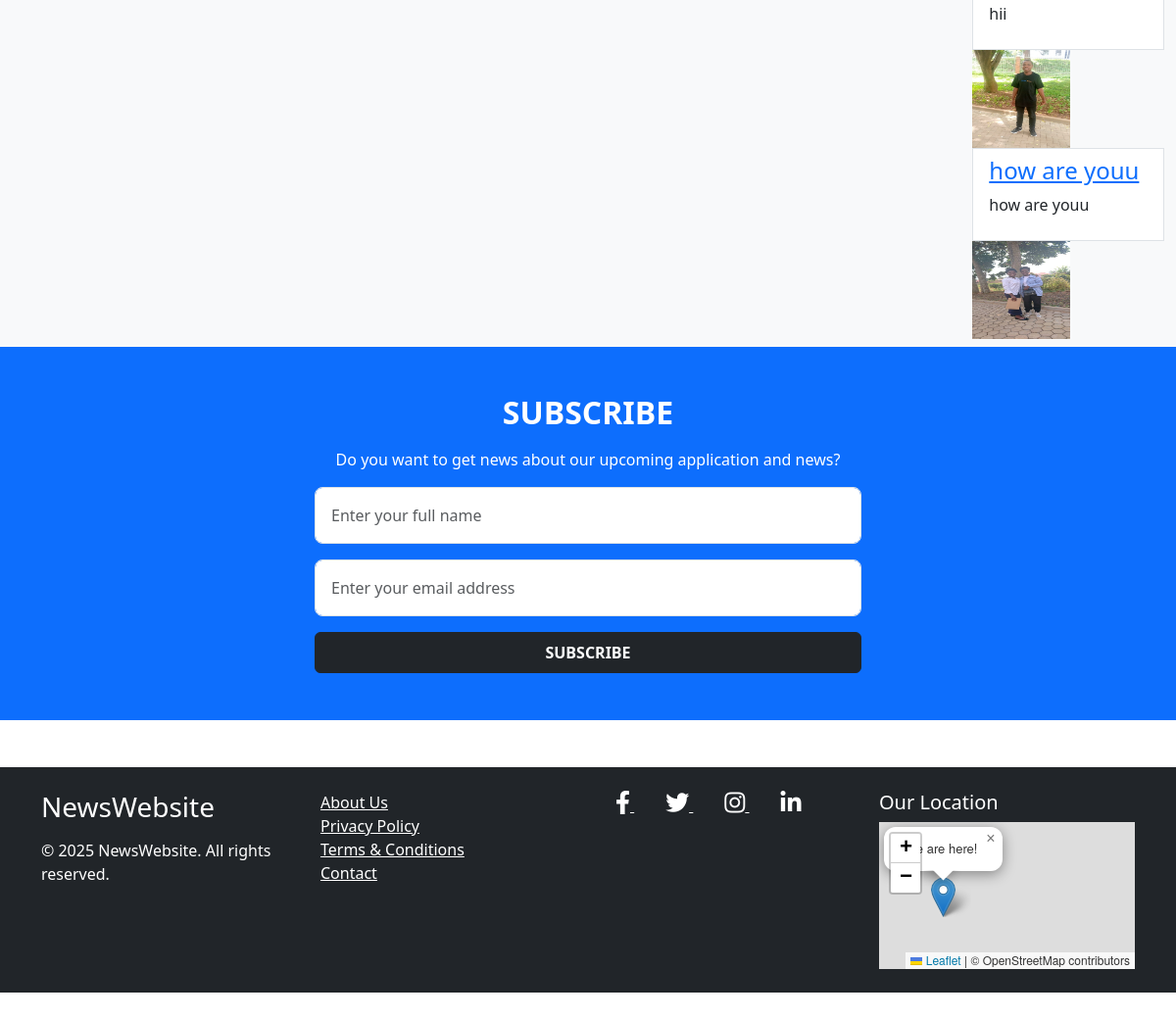
/search/ (lower part), run on an earlier commit of the app's database.
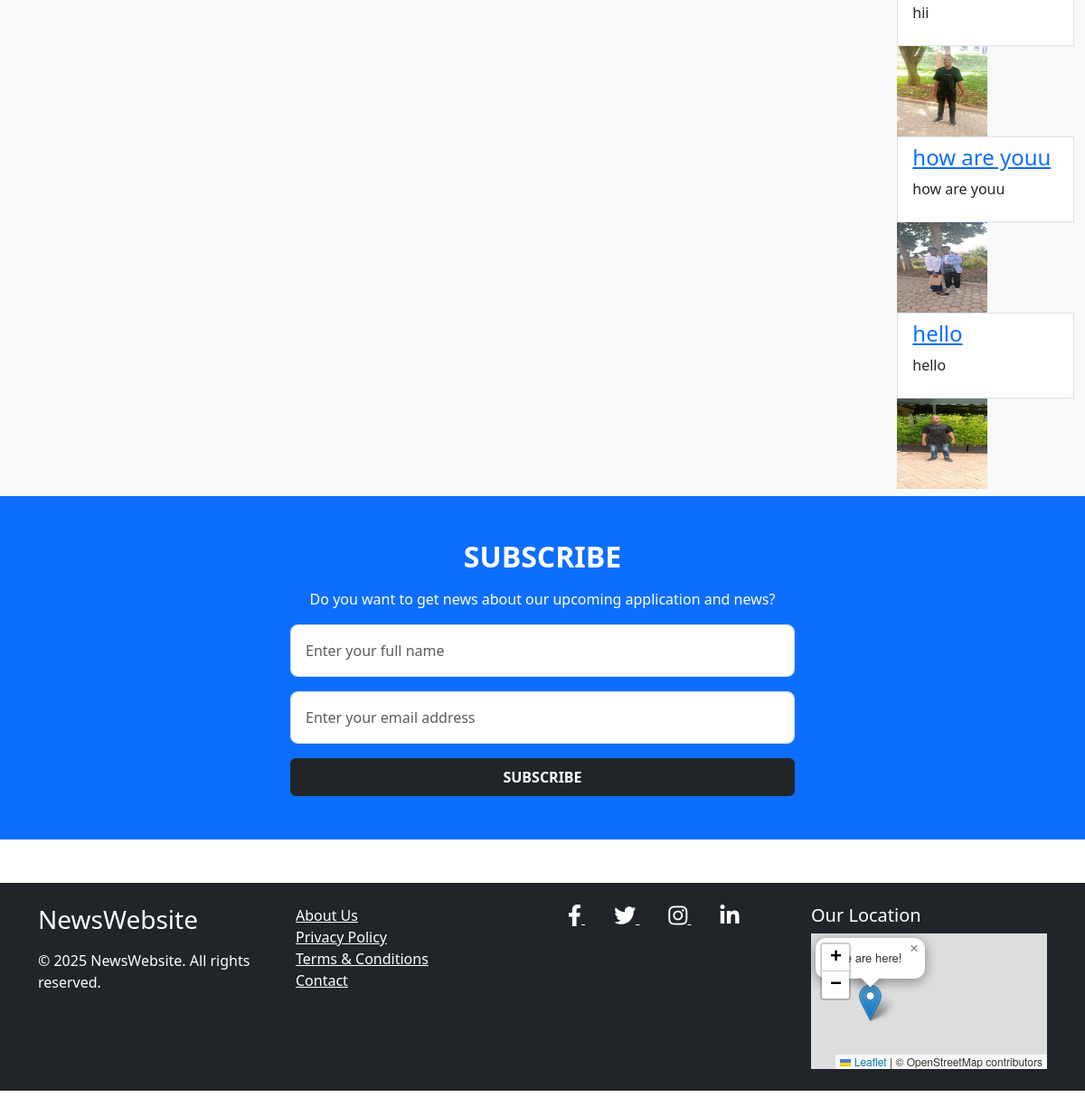
And on a later commit of the database.
### newsapp/models.py (models this page shows, shortened)
class News(models.Model):
    title = models.CharField(max_length=200)
    author = models.ForeignKey(User, on_delete=models.CASCADE)
    published_date = models.DateTimeField(auto_now_add=True)
    content = models.TextField()
    summary = models.TextField(blank=True, null=True)  # Optional short description
    image = models.ImageField(upload_to='news_images/', blank=True, null=True)

### newsapp/views.py (the view)
# urls.py: path('search/', search, name='search'),
def search(request):
    query = request.GET.get('q', '')
    results = News.objects.filter(title__icontains=query) | News.objects.filter(content__icontains=query)
    return render(request, 'base.html', {'results': results, 'query': query})

### templates/base.html (shortened to what this page needs)
<!DOCTYPE html>
<html lang="en">
{% load static %}
<head>
    <link href="https://cdn.jsdelivr.net/npm/bootstrap@5.3.3/dist/css/bootstrap.min.css" rel="stylesheet">
    <link href="https://cdnjs.cloudflare.com/ajax/libs/font-awesome/5.15.4/css/all.min.css" rel="stylesheet">
</head>
<body>
<nav class="navbar navbar-expand-lg bg-body-tertiary">
  <div class="container-fluid">
    <div class="collapse navbar-collapse" id="navbarSupportedContent">
    {% if results %}
        <ul class="list-group">
            {% for article in results %}
                <li class="list-group-item">
                    <h4><a href="{% url 'news_detail' article.id %}">{{ article.title }}</a></h4>
                    <p>{{ article.title|truncatewords:30 }}</p>
                </li>
                  <img src="{{ article.image.url }}" alt="{{ article.title }}" width="100" height="100">
            {% endfor %}
        </ul>
    {% endif %}
    </div>
    </div>
</nav>
<section class="bg-primary text-white py-5">
    <div class="container d-flex flex-column align-items-center">
        <h2 class="mb-3 text-uppercase fw-bold">SUBSCRIBE</h2>
        <p class="text-center">Do you want to get news about our upcoming application and news?</p>
        <form action="{% url 'subscribe' %}" method="POST" class="w-50">
            <div class="mb-3">
                <input type="text" name="full_name" class="form-control rounded-3 p-3"
                    placeholder="Enter your full name" required>
            </div>
            <div class="mb-3">
                <input type="email" name="email" class="form-control rounded-3 p-3"
                    placeholder="Enter your email address" required>
            </div>
            <button type="submit" class="btn btn-dark w-100 py-2 fw-bold">SUBSCRIBE</button>
        </form>
    </div>
</section>
<footer class="bg-dark text-white py-4 mt-5">
    <div class="container">
        <div class="row">
            <div class="col-md-3">
                <h3 class="mb-3">NewsWebsite</h3>
                <p>&copy; 2025 NewsWebsite. All rights reserved.</p>
            </div>
            <div class="col-md-3">
                <ul class="list-unstyled">
                    <li><a href="{% url 'about' %}" class="text-white">About Us</a></li>
                    <li><a href="{% url 'privacy_policy' %}" class="text-white">Privacy Policy</a></li>
                    <li><a href="{% url 'terms_conditions' %}" class="text-white">Terms & Conditions</a></li>
                    <li><a href="{% url 'contact_us' %}" class="text-white">Contact</a></li>
                </ul>
            </div>
            <div class="col-md-3">
                <a href="https://www.facebook.com" class="text-white mx-3" target="_blank">
                    <i class="fab fa-facebook-f"></i>
                </a>
                <a href="https://www.twitter.com" class="text-white mx-3" target="_blank">
                    <i class="fab fa-twitter"></i>
                </a>
                <a href="https://www.instagram.com" class="text-white mx-3" target="_blank">
                    <i class="fab fa-instagram"></i>
                </a>
                <a href="https://www.linkedin.com" class="text-white mx-3" target="_blank">
                    <i class="fab fa-linkedin-in"></i>
                </a>
            </div>
            <div class="col-md-3">
                <h5>Our Location</h5>
                <div id="map" style="height: 150px; width: 100%;"></div>
            </div>
        </div>
    </div>
</footer>
<div id="map" style="height: 150px; width: 100%;"></div>
<link rel="stylesheet" href="https://unpkg.com/leaflet@1.7.1/dist/leaflet.css" />
</body>
</html>

What changed in the data, as far as the page shows it:
added News: title "hello", image (picture)
